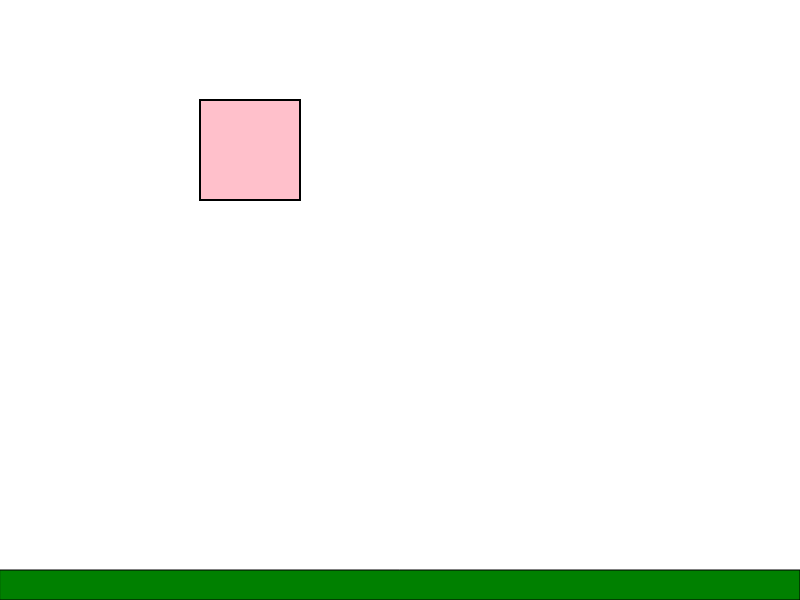
Frame 1 (no input)
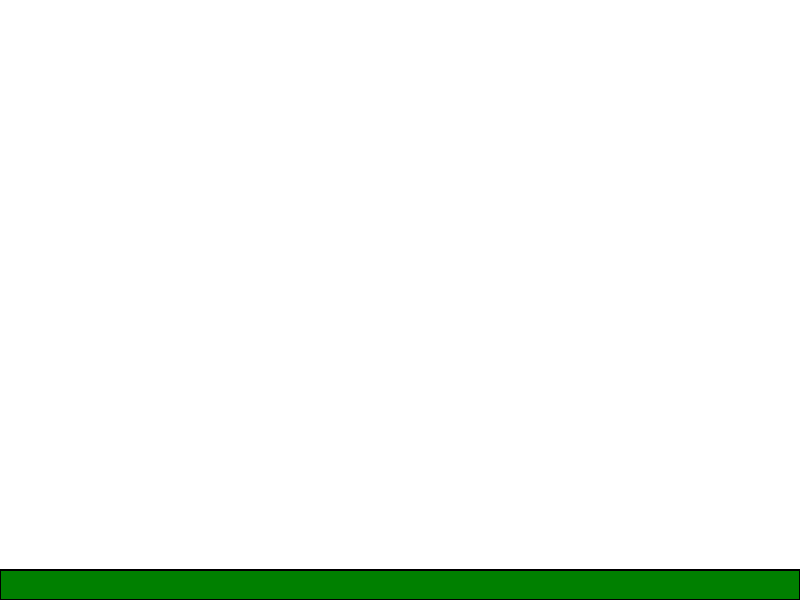
Frame 60 (no input)
Frame 120 (the mouse pressed at the canvas centre since frame 60): identical to frame 60, image omitted

The p5.js sketch that drew these frames (run headless with seeded random() and noise() and a simulated clock; from frame 60 on, the mouse is pressed at the canvas centre):

// p5.js sketch
// ── sketch.js
let mass1;
let a = -0.981;

function setup() {
    createCanvas(800, 600);
    background("white");
    mass1 = new body(200, 500, 100, 100);
    
}

function draw() {
    background("white");
    fill("green")
    rect(0, height - 30, width, 30)
    mass1.show();
    mass1.gravity();
}

class body {
    constructor(x, y, w, h, mass) {
        this.x = x;
        this.y = y;
        this.w = w;
        this.h = h;
        this.mass = mass;
        this.v = 0;
    }

    show() {
        fill("pink")
        stroke("black")
        strokeWeight(2)
        rect(this.x, height - this.y, this.w, this.h)
    }

    gravity() {
        this.v += a
        this.y += this.v
    }
}
